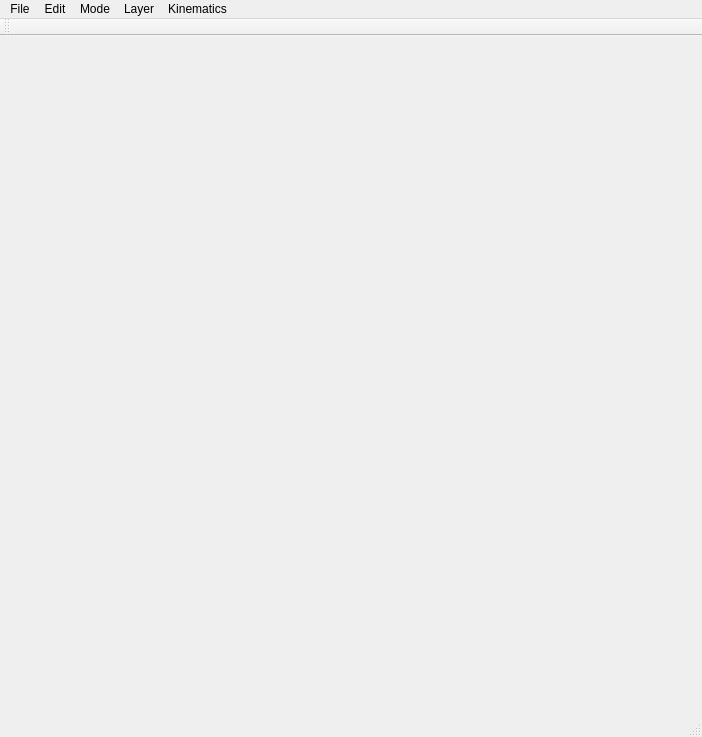
<?xml version="1.0" encoding="UTF-8"?>
<ui version="4.0">
 <class>MainWindowClass</class>
 <widget class="QMainWindow" name="MainWindowClass">
  <property name="geometry">
   <rect>
    <x>0</x>
    <y>0</y>
    <width>702</width>
    <height>737</height>
   </rect>
  </property>
  <property name="windowTitle">
   <string>Burmester Theory Three Positions</string>
  </property>
  <widget class="QWidget" name="centralWidget"/>
  <widget class="QMenuBar" name="menuBar">
   <property name="geometry">
    <rect>
     <x>0</x>
     <y>0</y>
     <width>702</width>
     <height>21</height>
    </rect>
   </property>
   <widget class="QMenu" name="menuFile">
    <property name="title">
     <string>File</string>
    </property>
    <addaction name="actionNew"/>
    <addaction name="actionOpen"/>
    <addaction name="actionSave"/>
    <addaction name="separator"/>
    <addaction name="actionExit"/>
   </widget>
   <widget class="QMenu" name="menuTool">
    <property name="title">
     <string>Kinematics</string>
    </property>
    <addaction name="actionCalculateSolution4RLinkage"/>
    <addaction name="actionCalculateSolutionSliderCrank"/>
    <addaction name="separator"/>
    <addaction name="actionRun"/>
    <addaction name="actionRunBackward"/>
    <addaction name="actionStop"/>
    <addaction name="separator"/>
    <addaction name="actionStepForward"/>
    <addaction name="actionStepBackward"/>
    <addaction name="separator"/>
    <addaction name="actionCollisionCheck"/>
   </widget>
   <widget class="QMenu" name="menuMode">
    <property name="title">
     <string>Mode</string>
    </property>
    <addaction name="actionMove"/>
    <addaction name="actionRectangle"/>
    <addaction name="actionCircle"/>
    <addaction name="actionPolygon"/>
    <addaction name="separator"/>
    <addaction name="actionLinkageRegion"/>
    <addaction name="separator"/>
    <addaction name="actionKinematics"/>
   </widget>
   <widget class="QMenu" name="menuLayer">
    <property name="title">
     <string>Layer</string>
    </property>
    <addaction name="actionLayer1"/>
    <addaction name="actionLayer2"/>
    <addaction name="actionLayer3"/>
   </widget>
   <widget class="QMenu" name="menuEdit">
    <property name="title">
     <string>Edit</string>
    </property>
    <addaction name="actionUndo"/>
    <addaction name="actionRedo"/>
    <addaction name="separator"/>
    <addaction name="actionCopy"/>
    <addaction name="actionPaste"/>
    <addaction name="separator"/>
    <addaction name="actionDelete"/>
    <addaction name="actionSelectAll"/>
    <addaction name="separator"/>
    <addaction name="actionCircularRepeat"/>
   </widget>
   <addaction name="menuFile"/>
   <addaction name="menuEdit"/>
   <addaction name="menuMode"/>
   <addaction name="menuLayer"/>
   <addaction name="menuTool"/>
  </widget>
  <widget class="QToolBar" name="mainToolBar">
   <attribute name="toolBarArea">
    <enum>TopToolBarArea</enum>
   </attribute>
   <attribute name="toolBarBreak">
    <bool>false</bool>
   </attribute>
  </widget>
  <widget class="QStatusBar" name="statusBar"/>
  <action name="actionExit">
   <property name="text">
    <string>Exit</string>
   </property>
  </action>
  <action name="actionRun">
   <property name="text">
    <string>Run</string>
   </property>
  </action>
  <action name="actionStop">
   <property name="text">
    <string>Stop</string>
   </property>
  </action>
  <action name="actionStepForward">
   <property name="text">
    <string>Step Forward</string>
   </property>
   <property name="shortcut">
    <string>Right</string>
   </property>
  </action>
  <action name="actionStepBackward">
   <property name="text">
    <string>Step Backward</string>
   </property>
   <property name="shortcut">
    <string>Left</string>
   </property>
  </action>
  <action name="actionOpen">
   <property name="text">
    <string>Open</string>
   </property>
   <property name="shortcut">
    <string>Ctrl+O</string>
   </property>
  </action>
  <action name="actionShowCenterPointCurve">
   <property name="checkable">
    <bool>true</bool>
   </property>
   <property name="text">
    <string>Show Center Point Curve</string>
   </property>
  </action>
  <action name="actionShowCirclePointCurve">
   <property name="checkable">
    <bool>true</bool>
   </property>
   <property name="text">
    <string>Show Circle Point Curve</string>
   </property>
  </action>
  <action name="actionMove">
   <property name="checkable">
    <bool>true</bool>
   </property>
   <property name="text">
    <string>Move</string>
   </property>
  </action>
  <action name="actionRectangle">
   <property name="checkable">
    <bool>true</bool>
   </property>
   <property name="text">
    <string>Rectangle</string>
   </property>
  </action>
  <action name="actionPolygon">
   <property name="checkable">
    <bool>true</bool>
   </property>
   <property name="text">
    <string>Polygon</string>
   </property>
  </action>
  <action name="actionLayer1">
   <property name="checkable">
    <bool>true</bool>
   </property>
   <property name="text">
    <string>Layer 1</string>
   </property>
  </action>
  <action name="actionLayer2">
   <property name="checkable">
    <bool>true</bool>
   </property>
   <property name="text">
    <string>Layer 2</string>
   </property>
  </action>
  <action name="actionNew">
   <property name="text">
    <string>New</string>
   </property>
   <property name="shortcut">
    <string>Ctrl+N</string>
   </property>
  </action>
  <action name="actionSave">
   <property name="text">
    <string>Save</string>
   </property>
   <property name="shortcut">
    <string>Ctrl+S</string>
   </property>
  </action>
  <action name="actionKinematics">
   <property name="checkable">
    <bool>true</bool>
   </property>
   <property name="text">
    <string>Kinematics</string>
   </property>
  </action>
  <action name="actionLayer3">
   <property name="checkable">
    <bool>true</bool>
   </property>
   <property name="text">
    <string>Layer 3</string>
   </property>
  </action>
  <action name="actionCalculateSolution4RLinkage">
   <property name="text">
    <string>Calculate Solution for 4R Linkage</string>
   </property>
  </action>
  <action name="actionCollisionCheck">
   <property name="checkable">
    <bool>true</bool>
   </property>
   <property name="text">
    <string>Collision Check</string>
   </property>
  </action>
  <action name="actionUndo">
   <property name="text">
    <string>Undo</string>
   </property>
   <property name="shortcut">
    <string>Ctrl+Z</string>
   </property>
  </action>
  <action name="actionRedo">
   <property name="text">
    <string>Redo</string>
   </property>
   <property name="shortcut">
    <string>Ctrl+Y</string>
   </property>
  </action>
  <action name="actionCopy">
   <property name="text">
    <string>Copy</string>
   </property>
   <property name="shortcut">
    <string>Ctrl+C</string>
   </property>
  </action>
  <action name="actionPaste">
   <property name="text">
    <string>Paste</string>
   </property>
   <property name="shortcut">
    <string>Ctrl+V</string>
   </property>
  </action>
  <action name="actionDelete">
   <property name="text">
    <string>Delete</string>
   </property>
   <property name="shortcut">
    <string>Del</string>
   </property>
  </action>
  <action name="actionSelectAll">
   <property name="text">
    <string>Select All</string>
   </property>
   <property name="shortcut">
    <string>Ctrl+A</string>
   </property>
  </action>
  <action name="actionRunBackward">
   <property name="text">
    <string>Run Backward</string>
   </property>
  </action>
  <action name="actionCircle">
   <property name="checkable">
    <bool>true</bool>
   </property>
   <property name="text">
    <string>Circle</string>
   </property>
  </action>
  <action name="actionOptions">
   <property name="text">
    <string>Options</string>
   </property>
  </action>
  <action name="actionLinkageRegion">
   <property name="checkable">
    <bool>true</bool>
   </property>
   <property name="text">
    <string>Linkage Region</string>
   </property>
  </action>
  <action name="actionLinkageAvoidance">
   <property name="checkable">
    <bool>true</bool>
   </property>
   <property name="text">
    <string>Linkage Avoidance</string>
   </property>
  </action>
  <action name="actionTest">
   <property name="text">
    <string>Test</string>
   </property>
  </action>
  <action name="actionCircularRepeat">
   <property name="text">
    <string>Circular Repeat</string>
   </property>
  </action>
  <action name="actionCalculateSolutionSliderCrank">
   <property name="text">
    <string>Calculate Solutions for Slider Crank</string>
   </property>
  </action>
 </widget>
 <layoutdefault spacing="6" margin="11"/>
 <resources>
  <include location="MainWindow.qrc"/>
 </resources>
 <connections/>
</ui>
